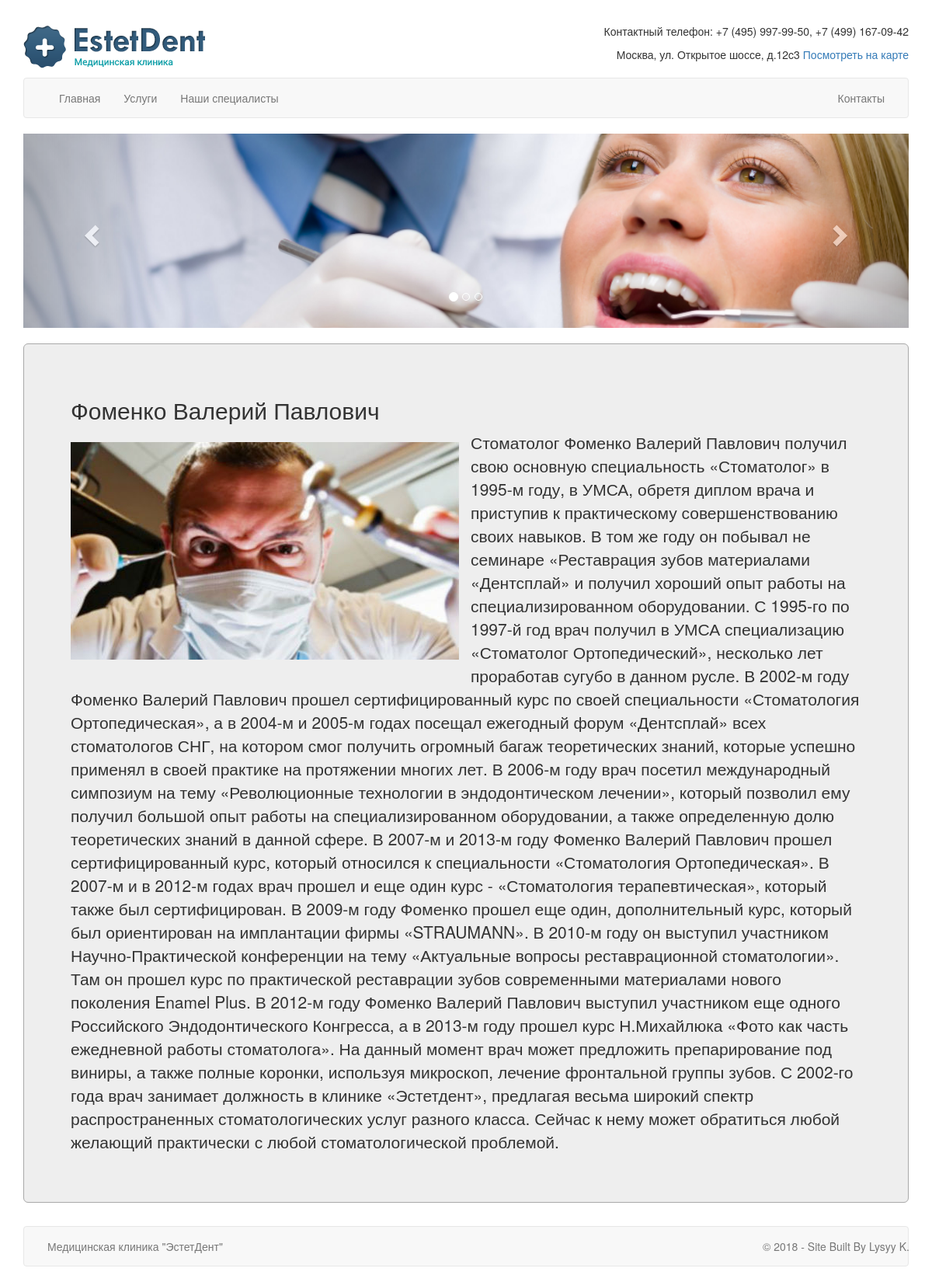
/spec/2/, run on an earlier commit of the app's database.
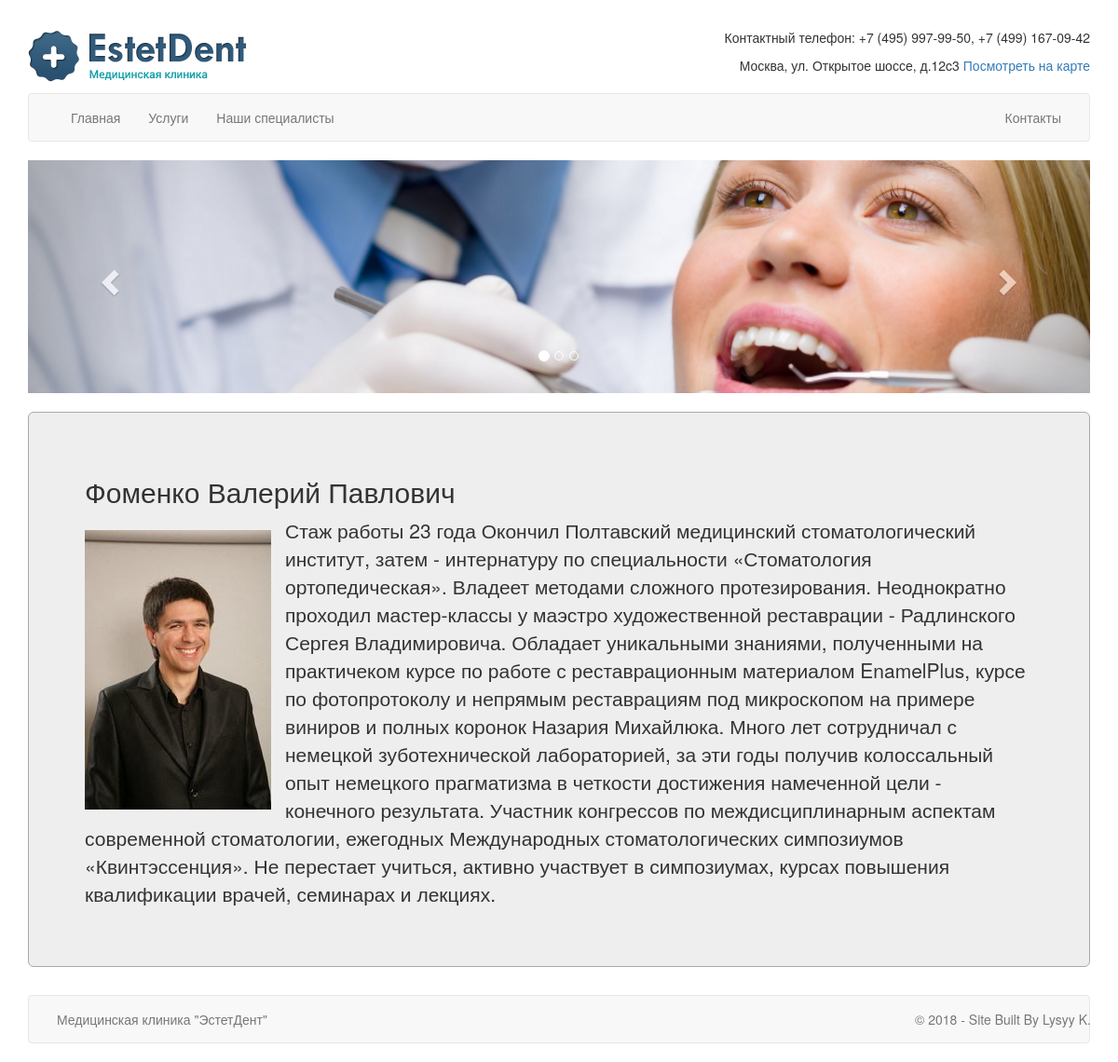
And on a later commit of the database.
### estetdentsite/models.py (models this page shows, shortened)
class Spec(models.Model):
    name = models.CharField(max_length=256)
    spec = models.CharField(max_length=256)
    info = models.TextField()
    photo = models.ImageField(upload_to='spec_photo', blank=True)

### estetdentsite/views.py (the view)
# urls.py: path('spec/<int:pk>/', views.SpecDetailView.as_view(), name='spec_detail'),
class SpecDetailView(DetailView):
    model = Spec
    template_name = 'spec_detail.html'
    queryset = Spec.objects.all()
    def get_object(self):
        object = super().get_object()
        object.save()
        return object

### templates/spec_detail.html
{% extends 'base.html' %}
{% block content %}
    <h2>{{ spec.name }}</h2>
    <img id="detail_photo" src="{{ spec.photo.url }}">
    <p>{{ spec.info }}</p>
{% endblock %}

What changed in the data, as far as the page shows it:
changed Spec "Фоменко Валерий Павлович": photo: a different picture; info "Стоматолог Фоменко Валерий Павлович получил свою основную специальность «Стоматолог» в 1995-м году, в УМСА, обретя диплом врача и приступив к практическому совершенствованию своих навыков. В том же году он побывал не семинаре «Реставрация зубов материалами «Дентсплай» и получил хороший опыт работы на специализированном оборудовании. С 1995-го по 1997-й год врач получил в УМСА специализацию «Стоматолог Ортопедический», несколько лет проработав сугубо в данном русле. В 2002-м году Фоменко Валерий Павлович прошел сертифицированный курс по своей специальности «Стоматология Ортопедическая», а в 2004-м и 2005-м годах посещал ежегодный форум «Дентсплай» всех стоматологов СНГ, на котором смог…" → "Стаж работы 23 года Окончил Полтавский медицинский стоматологический институт, затем - интернатуру по специальности «Стоматология ортопедическая». Владеет методами сложного протезирования. Неоднократно проходил мастер-классы у маэстро художественной реставрации - Радлинского Сергея Владимировича. Обладает уникальными знаниями, полученными на практичеком курсе по работе с реставрационным материалом EnamelPlus, курсе по фотопротоколу и непрямым реставрациям под микроскопом на примере виниров и полных коронок Назария Михайлюка. Много лет сотрудничал с немецкой зуботехнической лабораторией, за эти годы получив колоссальный опыт немецкого прагматизма в четкости достижения намеченной цели -…"
